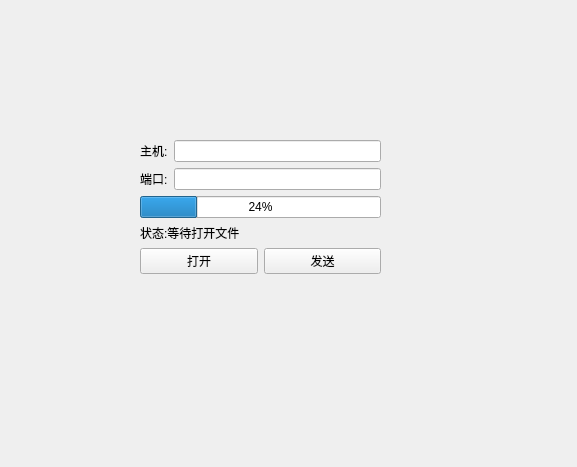
<?xml version="1.0" encoding="UTF-8"?>
<ui version="4.0">
 <class>Widget</class>
 <widget class="QWidget" name="Widget">
  <property name="geometry">
   <rect>
    <x>0</x>
    <y>0</y>
    <width>577</width>
    <height>467</height>
   </rect>
  </property>
  <property name="windowTitle">
   <string>Widget</string>
  </property>
  <widget class="QWidget" name="layoutWidget">
   <property name="geometry">
    <rect>
     <x>140</x>
     <y>140</y>
     <width>241</width>
     <height>151</height>
    </rect>
   </property>
   <layout class="QFormLayout" name="formLayout">
    <item row="0" column="0">
     <widget class="QLabel" name="label">
      <property name="text">
       <string>主机:</string>
      </property>
     </widget>
    </item>
    <item row="0" column="1">
     <widget class="QLineEdit" name="hostLineEdit"/>
    </item>
    <item row="1" column="0">
     <widget class="QLabel" name="label_2">
      <property name="text">
       <string>端口:</string>
      </property>
     </widget>
    </item>
    <item row="1" column="1">
     <widget class="QLineEdit" name="portLineEdit"/>
    </item>
    <item row="2" column="0" colspan="2">
     <widget class="QProgressBar" name="clientProgressBar">
      <property name="value">
       <number>24</number>
      </property>
     </widget>
    </item>
    <item row="3" column="0" colspan="2">
     <widget class="QLabel" name="clientStatusLabel">
      <property name="text">
       <string>状态:等待打开文件</string>
      </property>
     </widget>
    </item>
    <item row="4" column="0" colspan="2">
     <layout class="QHBoxLayout" name="horizontalLayout">
      <item>
       <widget class="QPushButton" name="openButton">
        <property name="text">
         <string>打开</string>
        </property>
       </widget>
      </item>
      <item>
       <widget class="QPushButton" name="sendButton">
        <property name="text">
         <string>发送</string>
        </property>
       </widget>
      </item>
     </layout>
    </item>
   </layout>
  </widget>
 </widget>
 <resources/>
 <connections/>
</ui>
